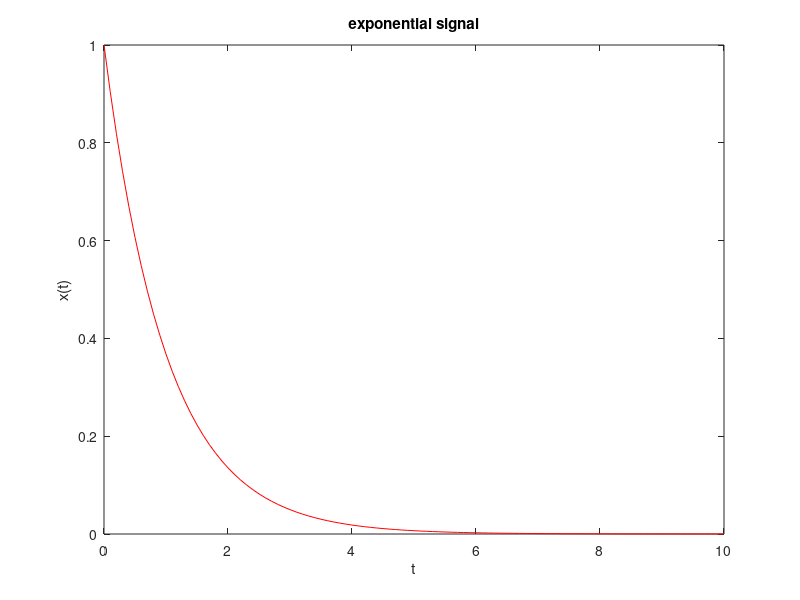

Write the MATLAB code that produced this figure.
clc;
clear all;
close all;

t=0:.1:10;
x=exp(-t);

figure('Name','Simulation Plot Window')

plot(t,x,'r')


title('exponential signal')

xlabel('t')
ylabel('x(t)')
